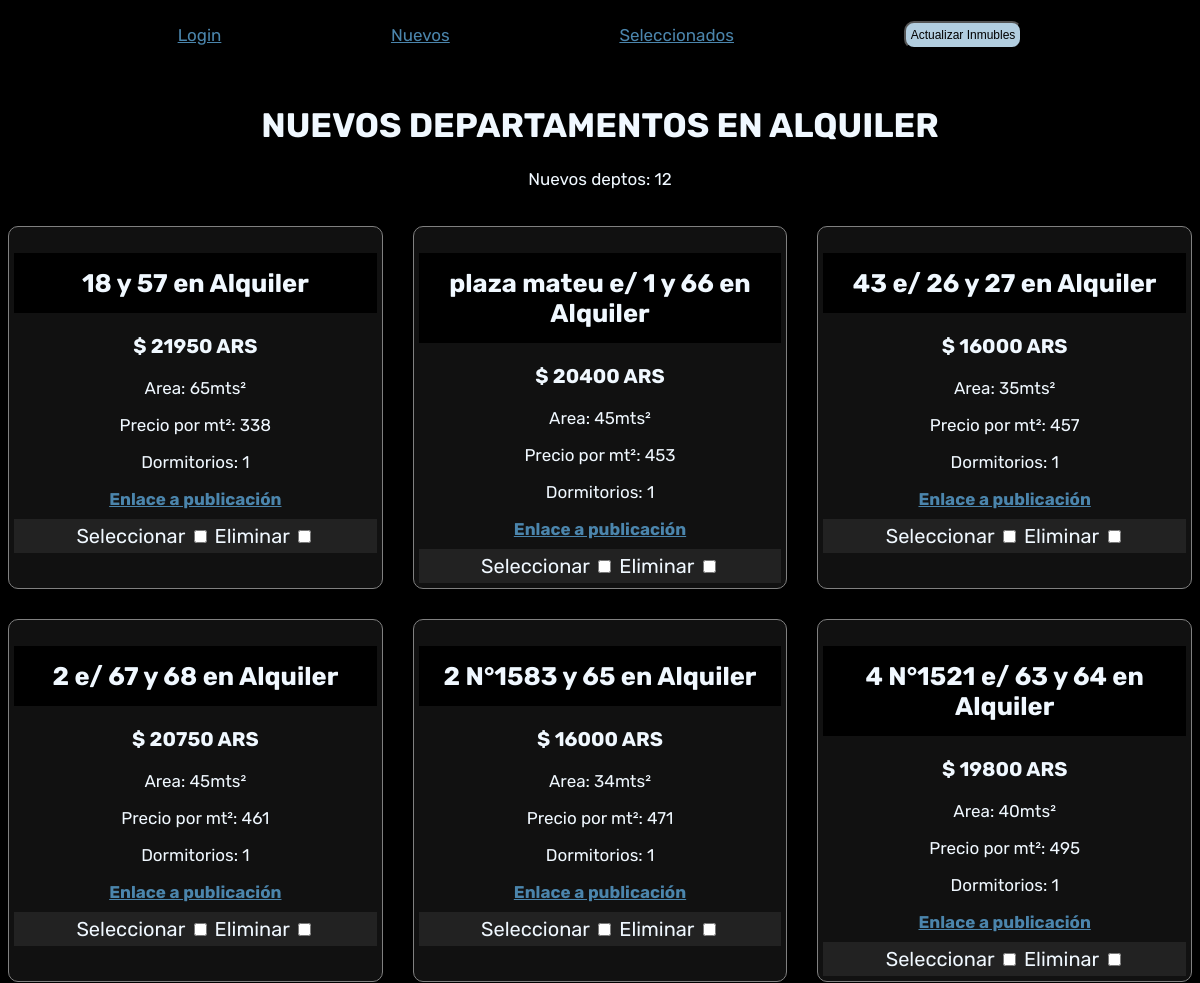
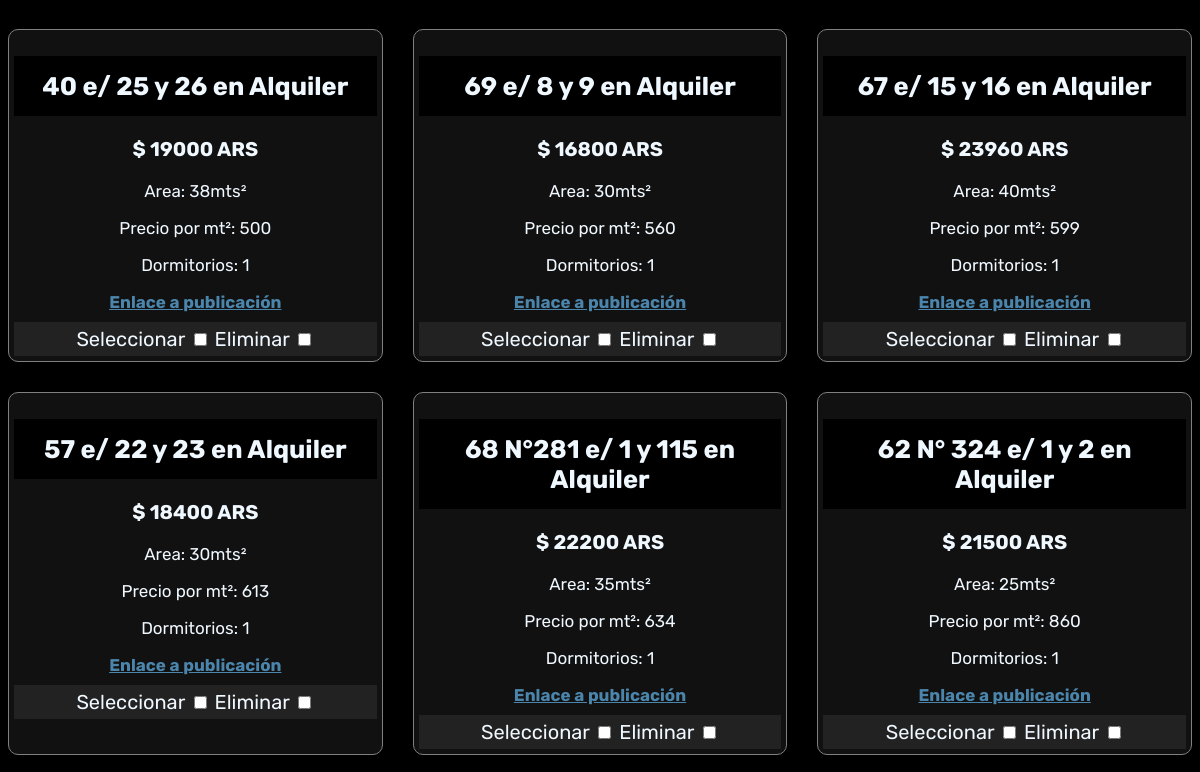
The page /selected on the database its author committed (2 pictures, top to bottom).
### deptos/models.py (models this page shows, shortened)
class Inmueble(models.Model):
    STATUS = [
        ('NEW', 'New'),
        ('SEL', 'Selected'),
        ('DEL', 'Deleted'),
    ]
    location = models.CharField(max_length=200)
    price = models.BigIntegerField(null=False)
    area = models.IntegerField(null=False)
    mt_price = models.IntegerField(null=False)
    rooms = models.IntegerField(null=False)
    pub_date = models.CharField(max_length=100)
    ib = models.CharField(max_length=20,unique=True)
    url = models.URLField(null=False)
    status = models.CharField(max_length=3,
                            choices=STATUS,
                            default='NEW')

### deptos/views.py (the view)
# urls.py: path('selected', views.selected_list, name='selected_list')
def selected_list(request):
    sel = Inmueble.objects.filter(status='SEL').order_by('mt_price')
    return render(request, 'deptos/deptos_list.html', {'deptos': sel})

### deptos/templates/deptos/deptos_list.html (shortened to what this page needs)
{% load static %}
<html>
    <head>
        <link rel="stylesheet" href="{% static 'css/deptos.css' %}" type="text/css">
    </head>
    <div class="nav-bar">
        <p><a href="/admin"> Login </a></p>
        <p><a href="/"> Nuevos </a></p>
        <p><a href="/selected"> Seleccionados </a></p>
        <button id="scrap"type="submit" name="scrap">Actualizar Inmubles</button>
    </div>
    <form action="" method="post">
    <div class="title">
        <h1>NUEVOS DEPARTAMENTOS EN ALQUILER</h1>
        <p> Nuevos deptos: {{ deptos.count }}</p>
    </div>
        <div class="list-deptos">
            {% for depto in deptos %}
            <div class="depto-item">
                <h2 class="item-location">{{ depto.location }}</a></h2>
                <h3 class="item-price">$ {{ depto.price}} ARS</h3>
                <p>Area: {{depto.area}}mts²</p>
                <p>Precio por mt²: {{depto.mt_price}}</p>
                <p>Dormitorios: {{depto.rooms}}</p>
                <a class="item-url" href={{depto.url}} target="_blank">Enlace a publicación</a>
                <div class="check">
                    <label> Seleccionar <input name="selected" type="checkbox" value={{depto.ib}}></label>
                    <label> Eliminar <input name="deleted" type="checkbox" value={{depto.ib}}></label>
                </div>
            </div>
            {% endfor %}
        </div>
    </form>
</html>

### deptos/static/css/deptos.css (style rules this page uses)
html { font-family: 'Rubik' ; background-color: black; color:aliceblue; font-size: 17px; }
a { color:#4b85ac; }
.nav-bar { display:flex; flex-direction: row; justify-content: space-evenly; border: 1px color red; }
.title { text-align: center; padding:20px; }
.list-deptos { display: grid; grid-template-columns: repeat(3, 1fr); grid-gap: 30px; }
.depto-item { border:1px solid gray; border-radius: 10px; text-align: center; background-color: #111111; padding: 5px; }
.item-location { background-color: #000000; padding:15px; }
.check { padding:5px; font-size: 20px; margin-top: 10px; background-color: #222222; }
.item-url { font-weight: bold; }
button { font-size: 30px; padding:10px; background-color: #AAAAAA; border-radius: 10px; align-self: center; }
#scrap { font-size:12px; background-color: #b2cee0; padding:5px; }

### rows shown on the page
Inmueble: location "18 y 57 en Alquiler", price "21950", area "65", mt_price "338", rooms "1"
Inmueble: location "plaza mateu e/ 1 y 66 en Alquiler", price "20400", area "45", mt_price "453", rooms "1"
Inmueble: location "43 e/ 26 y 27 en Alquiler", price "16000", area "35", mt_price "457", rooms "1"
Inmueble: location "2 e/ 67 y 68 en Alquiler", price "20750", area "45", mt_price "461", rooms "1"
Inmueble: location "2 N°1583 y 65 en Alquiler", price "16000", area "34", mt_price "471", rooms "1"
Inmueble: location "4 N°1521 e/ 63 y 64 en Alquiler", price "19800", area "40", mt_price "495", rooms "1"
Inmueble: location "40 e/ 25 y 26 en Alquiler", price "19000", area "38", mt_price "500", rooms "1"
Inmueble: location "69 e/ 8 y 9 en Alquiler", price "16800", area "30", mt_price "560", rooms "1"
Inmueble: location "67 e/ 15 y 16 en Alquiler", price "23960", area "40", mt_price "599", rooms "1"
Inmueble: location "57 e/ 22 y 23 en Alquiler", price "18400", area "30", mt_price "613", rooms "1"
Inmueble: location "68 N°281 e/ 1 y 115 en Alquiler", price "22200", area "35", mt_price "634", rooms "1"
Inmueble: location "62 N° 324 e/ 1 y 2 en Alquiler", price "21500", area "25", mt_price "860", rooms "1"

### other values the page prints
{{ deptos.count }} "12"
